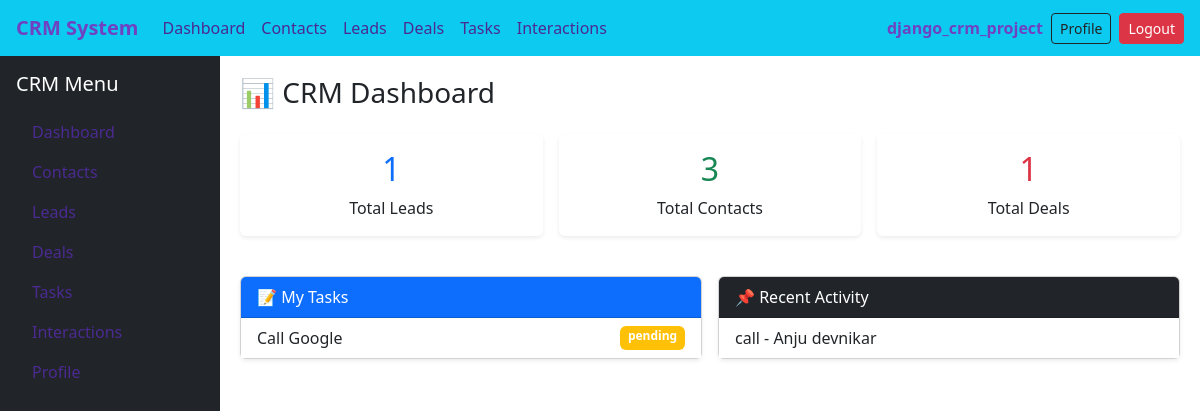
Before: / (signed in) with the older database file.
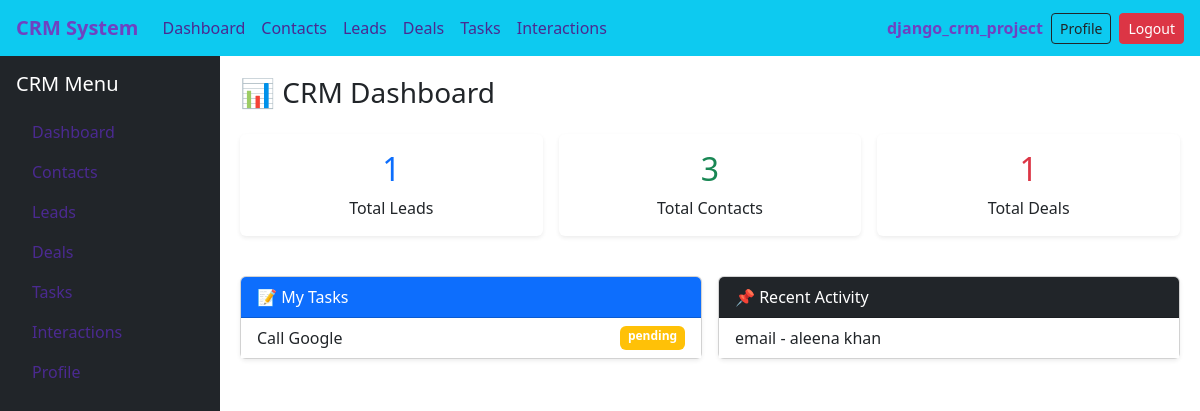
After: the same page with the newer database file.
### tasks/models.py (models this page shows, shortened)
class Task(models.Model):
    PRIORITY_CHOICES = (
        ('low', 'Low'),
        ('medium', 'Medium'),
        ('high', 'High'),
        ('urgent', 'Urgent'),
    )
    STATUS_CHOICES = (
        ('pending', 'Pending'),
        ('in_progress','In Progress'),
        ('done', 'Done'),
    )
    title = models.CharField(max_length=200)
    description = models.TextField(blank=True)
    assigned_to = models.ForeignKey(settings.AUTH_USER_MODEL, on_delete=models.CASCADE)
    related_contact = models.ForeignKey(Contact, null=True, blank=True, on_delete=models.SET_NULL )
    related_lead = models.ForeignKey(Lead, null=True, blank=True, on_delete=models.SET_NULL)
    due_date = models.DateField(null=True, blank=True)
    priority = models.CharField(max_length=10, choices=PRIORITY_CHOICES)
    status = models.CharField(max_length=20, choices=STATUS_CHOICES)
    created_at = models.DateTimeField(auto_now_add=True)

### interactions/models.py (models this page shows)
class Interaction(models.Model):
    INTERACTION_CHOICES = [
        ('call', 'Call'),
        ('email', 'Email'),
        ('meeting', 'Meeting'),
        ('note', 'Note'),
    ]
    contact = models.ForeignKey(Contact,on_delete=models.CASCADE)
    lead = models.ForeignKey(Lead,null=True,blank=True,on_delete=models.SET_NULL)
    type = models.CharField(max_length=10,choices=INTERACTION_CHOICES)
    summary = models.TextField()
    logged_by = models.ForeignKey( settings.AUTH_USER_MODEL,on_delete=models.SET_NULL,null=True)
    interaction_date = models.DateTimeField(default=timezone.now)
    def __str__(self):
        return f"{self.type} - {self.contact}"

### contacts/models.py (models this page shows)
class Contact(models.Model):
    SOURCE_CHOICES = (
        ('website','Website'),
        ('referral','Referral'),
        ('social','Social Media'),
        ('cold_call','Cold Call'),
    )
    first_name = models.CharField(max_length=100)
    last_name = models.CharField(max_length=100)
    email = models.EmailField(unique=True)
    phone = models.CharField(max_length=20,blank=True)
    company = models.ForeignKey(Company,on_delete=models.SET_NULL,null=True,blank=True)
    assigned_to = models.ForeignKey(settings.AUTH_USER_MODEL,on_delete=models.SET_NULL,null=True,blank=True)
    source = models.CharField(max_length=20,choices=SOURCE_CHOICES)
    created_at = models.DateTimeField(auto_now_add=True)
    def __str__(self):
       return f"{self.first_name} {self.last_name}"

### dashboard/views.py (the view)
# urls.py: path('', dashboard_view, name='dashboard'),
@login_required
def dashboard_view(request):
    today = timezone.now().date()
    if request.user.role == "admin":
        leads_qs = Lead.objects.all()
        contacts_qs = Contact.objects.all()
        deals_qs = Deal.objects.all()
        my_tasks = Task.objects.all().order_by('due_date')
    else:
        leads_qs = Lead.objects.filter(assigned_to=request.user)
        contacts_qs = Contact.objects.filter(assigned_to=request.user)
        deals_qs = Deal.objects.filter(lead__assigned_to=request.user)
        my_tasks = Task.objects.filter(
            assigned_to=request.user
        ).order_by('due_date')
    total_leads = leads_qs.count()
    total_contacts = contacts_qs.count()
    total_deals = deals_qs.count()
    pending_tasks = my_tasks.filter(
        status__iexact='pending',
        due_date__lte=today
    )
    recent_activities = Interaction.objects.all().order_by('-id')[:10]
    context = {
        'total_leads': total_leads,
        'total_contacts': total_contacts,
        'total_deals': total_deals,
        'my_tasks': pending_tasks,
        'recent_activities': recent_activities,
    }
    return render(request, 'dashboard/dashboard.html', context)

### templates/dashboard/dashboard.html (shortened to what this page needs)
{% extends 'base.html' %}
{% block content %}
<h3 class="mb-4">📊 CRM Dashboard</h3>
<div class="row g-3">
    <div class="col-md-4">
        <div class="card shadow-sm border-0">
            <div class="card-body text-center">
                <h2 class="text-primary">{{ total_leads }}</h2>
                <p class="mb-0">Total Leads</p>
            </div>
        </div>
    </div>
    <div class="col-md-4">
        <div class="card shadow-sm border-0">
            <div class="card-body text-center">
                <h2 class="text-success">{{ total_contacts }}</h2>
                <p class="mb-0">Total Contacts</p>
            </div>
        </div>
    </div>
    <div class="col-md-4">
        <div class="card shadow-sm border-0">
            <div class="card-body text-center">
                <h2 class="text-danger">{{ total_deals }}</h2>
                <p class="mb-0">Total Deals</p>
            </div>
        </div>
    </div>
</div>
<div class="row mt-4 g-3">
    <div class="col-md-6">
        <div class="card shadow-sm">
            <div class="card-header bg-primary text-white">
                📝 My Tasks
            </div>
            <div class="card-body p-0">
                <ul class="list-group list-group-flush">
                    {% for task in my_tasks %}
                        <li class="list-group-item d-flex justify-content-between">
                            {{ task.title }}
                            <span class="badge bg-warning">{{ task.status }}</span>
                        </li>
                    {% empty %}
                        <li class="list-group-item">No tasks today 🎉</li>
                    {% endfor %}
                </ul>
            </div>
        </div>
    </div>
    <div class="col-md-6">
        <div class="card shadow-sm">
            <div class="card-header bg-dark text-white">
                📌 Recent Activity
            </div>
            <div class="card-body p-0">
                <ul class="list-group list-group-flush">
                    {% for activity in recent_activities %}
                        <li class="list-group-item">
                            {{ activity }}
                        </li>
                    {% empty %}
                        <li class="list-group-item">No recent activity</li>
                    {% endfor %}
                </ul>
            </div>
        </div>
    </div>
</div>
{% endblock %}

Changed rows visible on the page:
removed Interaction: type+contact "call - Anju devnikar"
added Interaction: type+contact "email - aleena khan"
